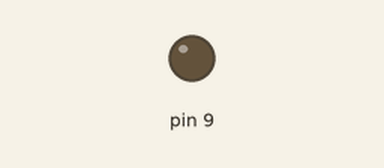
The sketch below on a simulated Arduino Uno, built with avr-gcc and run on an emulated ATmega328P. On the bench: output pins drawn as LEDs (lit = HIGH).

Above: at 1.6 s.
At 6.37 s:
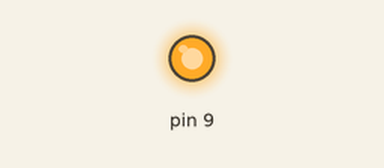
Timing chart, 0 to 7.2 s (numbered marks = the images above):
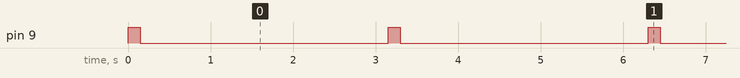

The sketch:

BUZZER.ino
```cpp
void setup() {
  // Ajustado pino 9 para saída
  pinMode(9, OUTPUT);
}

void loop() {
  // Emitir som
  digitalWrite(9, HIGH);
  delay(150);

  // Para de emitir som
  digitalWrite(9, LOW);
  delay(3000);
}
```

Measured:
- by itself, pin 9: alternates HIGH for 0.15 s and LOW for 3.0 s
